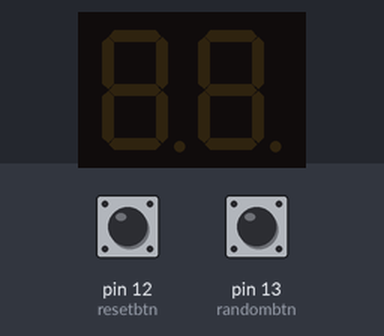
The sketch below on a simulated Arduino Uno, built with avr-gcc and run on an emulated ATmega328P. Parts: 2-digit seven-segment display. The test bench sets the inputs (shaded band); at power-on: pin 12 (resetbtn) LOW, pin 13 (randombtn) LOW. Random numbers use the default seed unless the sketch sets one.

Above: at 1.2 s.
1.3 s: pin 12 (resetbtn) pulled HIGH for 0.15 s
At 2.0 s:
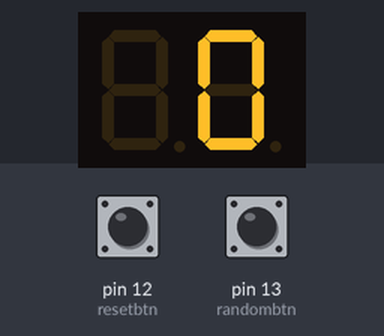
2.9 s: pin 13 (randombtn) pulled HIGH for 0.15 s
At 4.1 s:
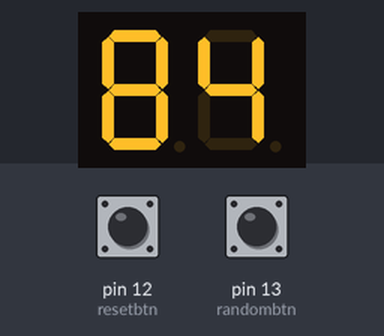
4.5 s: pin 13 (randombtn) pulled HIGH for 1 s
At 5.7 s:
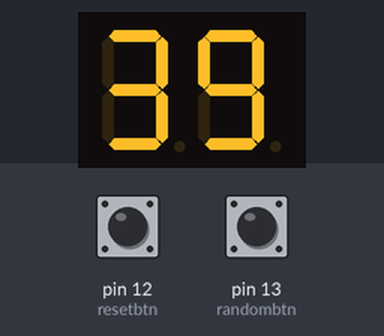
Timing chart, 0 to 7.5 s (numbered marks = the images above; inputs shaded):
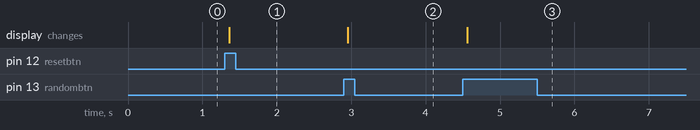

Measured:
- after the input at 1.3 s, the display: changes after 0.06 s (image 1)
- after the input at 2.9 s, the display: changes after 0.05 s (image 2)
- after the input at 4.5 s, the display: changes after 0.06 s (image 3)

The sketch:

DigitalDice.ino
```cpp
#include <SevSeg.h>

/* Contact: Colin Lobo (lobocjd@gmail.com)
 * Program Description: Control a two digit common anode seven segment display with 4 buttons (reset, increase, decrease and random) to replicate a dice. Range of the dice is 00-99.
 *                      Reset button changes the display to 00. Increase button increases the display count by one. Decrease button decrease the display count by one. Random button
 *                      displays a rnadom number between 01-99
 * Libraries Used: https://github.com/sparkfun/SevSeg.git

Pinout:
 D0: Segment A
 D1: Segment B
 D2: Segment C
 D3: Segment D
 D4: Segment E
 D5: Segment F
 D6: Segment G
 D7: Digit 1
 D8: Digit 2
*/

//Create an instance of the object
SevSeg myDisplay;

//Pushbuttons pins
const int randombtn = 13;
const int resetbtn = 12;
const int increasebtn = 11;
const int decreasebtn = 10;

//Global variables
char myvalString[10]; //Used for sprintf
int myval; //display value
int randombtnState;
int l_randombtnState = LOW;
int resetbtnState;
int l_resetbtnState = LOW;
int increasebtnState;
int l_increasebtnState = LOW;
int decreasebtnState;
int l_decreasebtnState = LOW;
long l_DebounceTime = 0;
long debounceDelay = 50;

void setup() {
  int displayType = COMMON_ANODE; //Your display is either common cathode or common anode

  pinMode(randombtn, INPUT);
  pinMode(resetbtn, INPUT);
  pinMode(increasebtn, INPUT);
  pinMode(decreasebtn, INPUT);

  //Declare what pins are connected to the digits
  int digit1 = 7;
  int digit2 = 8;
  int digit3 = 10; //not connected (placeholder)
  int digit4 = 11; //not connected (placeholder)

  //Declare what pins are connected to the segments
  int segA = 0;
  int segB = 1;
  int segC = 2;
  int segD = 3;
  int segE = 4;
  int segF = 5;
  int segG = 6;
  int segDP= 9; //not connected (placeholder)

  randomSeed(analogRead(0)); //initializes the pseudo-random number generator

  int numberOfDigits = 2; //Two digit display
  myDisplay.Begin(displayType, numberOfDigits, digit1, digit2, digit3, digit4, segA, segB, segC, segD, segE, segF, segG, segDP);

  myDisplay.SetBrightness(50); //Set the display to 100% brightness level
}

void loop() {

  //Read all button states
  int r_randombtnState = digitalRead(randombtn);
  int r_resetbtnState = digitalRead(resetbtn);
  int r_increasebtnState = digitalRead(increasebtn);
  int r_decreasebtnState = digitalRead(decreasebtn);

  if(r_randombtnState != l_randombtnState) {
    l_DebounceTime = millis();
  }
  if(r_resetbtnState != l_resetbtnState) {
    l_DebounceTime = millis();
  }
  if(r_increasebtnState != l_increasebtnState) {
    l_DebounceTime = millis();
  }
  if(r_decreasebtnState != l_decreasebtnState) {
    l_DebounceTime = millis();
  }

  if ((millis() - l_DebounceTime) > debounceDelay){
    if(r_randombtnState != randombtnState){
      randombtnState = r_randombtnState;
      if (randombtnState == HIGH){
        myval = myrandomval();
        sprintf(myvalString, "%2d", myval); //Convert deciSecond into a string that is right adjusted
      }
    }

    if(r_resetbtnState != resetbtnState){
       resetbtnState = r_resetbtnState;
       if (resetbtnState == HIGH){
         myval = 0;
         sprintf(myvalString, "%2d", myval); //Convert deciSecond into a string that is right adjusted
       }
     }

     if(r_increasebtnState != increasebtnState){
       increasebtnState = r_increasebtnState;
       if (increasebtnState == HIGH){
         ++myval;
         sprintf(myvalString, "%2d", myval); //Convert deciSecond into a string that is right adjusted
       }
     }

     if(r_decreasebtnState != decreasebtnState){
       decreasebtnState = r_decreasebtnState;
       if (decreasebtnState == HIGH){
         --myval;
         sprintf(myvalString, "%2d", myval); //Convert deciSecond into a string that is right adjusted
       }
     }

  }

  //Produce an output on the display
  myDisplay.DisplayString(myvalString, 0); //(numberToDisplay, decimal point location)
  l_randombtnState = r_randombtnState;
  l_resetbtnState = r_resetbtnState;
  l_increasebtnState = r_increasebtnState;
  l_decreasebtnState = r_decreasebtnState;
}

int myrandomval() {
  int myval = random(0,100);
  return myval;
}
```
